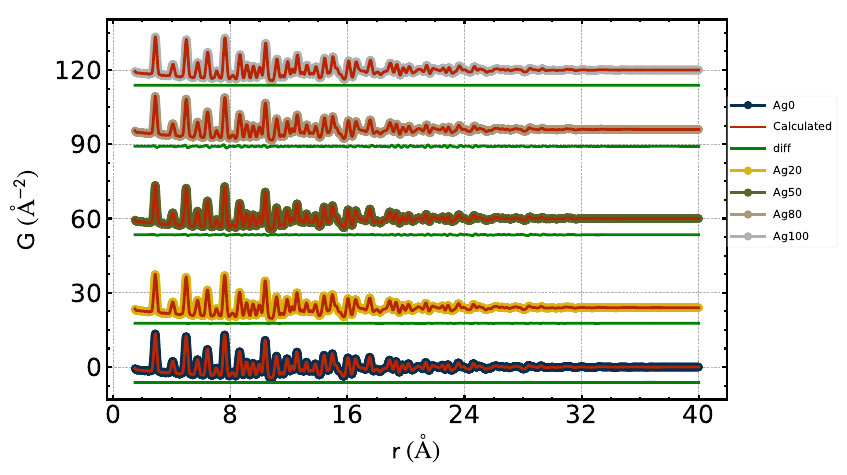

Python code for this plot:
from splot.splot import data_dict, Splot

# plot axis setup: a plot for multiple meas, cal and diff 
# The diff curves are generated by the splot
myplot = Splot()

r = [0, 20, 50, 80, 100]
for i in r:
    # load the data:
    dataPath = "data/4/"+str(i)
    G = data_dict(dataPath, samplename ='Ag', scan = str(i), 
                  marker = 'o', Linestyle='')

    # plot data: y offset is set to the number of the file name a factor of 1.2
    # Set diff curves be at the same position with the Meas or Calc
    myplot.plot_data(**G, offsety = i*1.2, calc=True, diff = True, diffoffset=0)
    
# Optional: Resize the figure to be taller
myplot.figure_size(6, 8.5)

# Figure configuration: add an outside legend for all data sets 
myplot.config(legend='out')

# Show figure then save
myplot.show()
myplot.save(name = 'Example_4_MultiMeasCalcDiff', form = 'pdf')